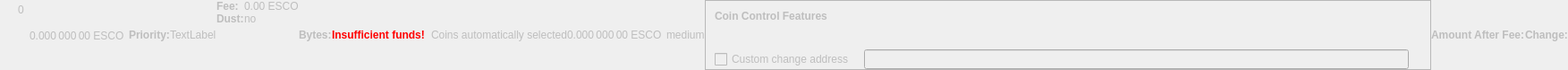
    <widget class="QWidget" name="dummyHideWidget" native="true">
     <property name="enabled">
      <bool>false</bool>
     </property>
     <property name="maximumSize">
      <size>
       <width>100</width>
       <height>22</height>
      </size>
     </property>
     <layout class="QHBoxLayout" name="dummyHideLayout">
      <property name="spacing">
       <number>0</number>
      </property>
      <property name="leftMargin">
       <number>0</number>
      </property>
      <property name="topMargin">
       <number>0</number>
      </property>
      <property name="rightMargin">
       <number>0</number>
      </property>
      <property name="bottomMargin">
       <number>0</number>
      </property>
      <item>
       <layout class="QFormLayout" name="formLayoutCoinControl1">
        <property name="horizontalSpacing">
         <number>10</number>
        </property>
        <property name="verticalSpacing">
         <number>14</number>
        </property>
        <property name="leftMargin">
         <number>10</number>
        </property>
        <property name="topMargin">
         <number>4</number>
        </property>
        <property name="rightMargin">
         <number>6</number>
        </property>
        <item row="0" column="1">
         <widget class="QLabel" name="labelCoinControlBytes">
          <property name="cursor">
           <cursorShape>IBeamCursor</cursorShape>
          </property>
          <property name="contextMenuPolicy">
           <enum>Qt::ActionsContextMenu</enum>
          </property>
          <property name="text">
           <string notr="true">0</string>
          </property>
          <property name="textInteractionFlags">
           <set>Qt::LinksAccessibleByMouse|Qt::TextSelectableByKeyboard|Qt::TextSelectableByMouse</set>
          </property>
         </widget>
        </item>
       </layout>
      </item>
      <item>
       <widget class="QLabel" name="labelCoinControlAfterFee">
        <property name="enabled">
         <bool>false</bool>
        </property>
        <property name="sizePolicy">
         <sizepolicy hsizetype="Fixed" vsizetype="Fixed">
          <horstretch>0</horstretch>
          <verstretch>0</verstretch>
         </sizepolicy>
        </property>
        <property name="minimumSize">
         <size>
          <width>111</width>
          <height>12</height>
         </size>
        </property>
        <property name="maximumSize">
         <size>
          <width>111</width>
          <height>12</height>
         </size>
        </property>
        <property name="cursor">
         <cursorShape>IBeamCursor</cursorShape>
        </property>
        <property name="contextMenuPolicy">
         <enum>Qt::ActionsContextMenu</enum>
        </property>
        <property name="text">
         <string notr="true">0.000 000 00 ESCO</string>
        </property>
        <property name="textInteractionFlags">
         <set>Qt::LinksAccessibleByMouse|Qt::TextSelectableByKeyboard|Qt::TextSelectableByMouse</set>
        </property>
       </widget>
      </item>
      <item>
       <widget class="QLabel" name="labelCoinControlPriorityText">
        <property name="enabled">
         <bool>false</bool>
        </property>
        <property name="font">
         <font>
          <weight>75</weight>
          <bold>true</bold>
         </font>
        </property>
        <property name="text">
         <string>Priority:</string>
        </property>
       </widget>
      </item>
      <item>
       <layout class="QHBoxLayout" name="horizontalLayout">
        <item>
         <widget class="QLabel" name="WarningLabel">
          <property name="text">
           <string>TextLabel</string>
          </property>
         </widget>
        </item>
       </layout>
      </item>
      <item>
       <layout class="QFormLayout" name="formLayoutCoinControl3">
        <property name="horizontalSpacing">
         <number>0</number>
        </property>
        <property name="verticalSpacing">
         <number>0</number>
        </property>
        <property name="leftMargin">
         <number>0</number>
        </property>
        <property name="topMargin">
         <number>0</number>
        </property>
        <property name="rightMargin">
         <number>0</number>
        </property>
        <item row="0" column="0">
         <widget class="QLabel" name="labelCoinControlFeeText">
          <property name="enabled">
           <bool>false</bool>
          </property>
          <property name="font">
           <font>
            <weight>75</weight>
            <bold>true</bold>
           </font>
          </property>
          <property name="text">
           <string>Fee:</string>
          </property>
          <property name="margin">
           <number>0</number>
          </property>
         </widget>
        </item>
        <item row="0" column="1">
         <widget class="QLabel" name="labelCoinControlFee">
          <property name="enabled">
           <bool>false</bool>
          </property>
          <property name="cursor">
           <cursorShape>IBeamCursor</cursorShape>
          </property>
          <property name="contextMenuPolicy">
           <enum>Qt::ActionsContextMenu</enum>
          </property>
          <property name="text">
           <string notr="true">0.00 ESCO</string>
          </property>
          <property name="textInteractionFlags">
           <set>Qt::LinksAccessibleByMouse|Qt::TextSelectableByKeyboard|Qt::TextSelectableByMouse</set>
          </property>
         </widget>
        </item>
        <item row="1" column="0">
         <widget class="QLabel" name="labelCoinControlLowOutputText">
          <property name="enabled">
           <bool>false</bool>
          </property>
          <property name="font">
           <font>
            <weight>75</weight>
            <bold>true</bold>
           </font>
          </property>
          <property name="text">
           <string>Dust:</string>
          </property>
         </widget>
        </item>
        <item row="1" column="1">
         <widget class="QLabel" name="labelCoinControlLowOutput">
          <property name="enabled">
           <bool>false</bool>
          </property>
          <property name="cursor">
           <cursorShape>IBeamCursor</cursorShape>
          </property>
          <property name="contextMenuPolicy">
           <enum>Qt::ActionsContextMenu</enum>
          </property>
          <property name="text">
           <string>no</string>
          </property>
          <property name="textInteractionFlags">
           <set>Qt::LinksAccessibleByMouse|Qt::TextSelectableByKeyboard|Qt::TextSelectableByMouse</set>
          </property>
         </widget>
        </item>
       </layout>
      </item>
      <item>
       <widget class="QLabel" name="labelCoinControlBytesText">
        <property name="enabled">
         <bool>false</bool>
        </property>
        <property name="font">
         <font>
          <weight>75</weight>
          <bold>true</bold>
         </font>
        </property>
        <property name="text">
         <string>Bytes:</string>
        </property>
       </widget>
      </item>
      <item>
       <layout class="QFormLayout" name="formLayoutCoinControl2">
        <property name="horizontalSpacing">
         <number>0</number>
        </property>
        <property name="verticalSpacing">
         <number>0</number>
        </property>
        <property name="leftMargin">
         <number>0</number>
        </property>
        <property name="topMargin">
         <number>0</number>
        </property>
        <property name="rightMargin">
         <number>0</number>
        </property>
       </layout>
      </item>
      <item>
       <layout class="QHBoxLayout" name="horizontalLayoutCoinControl2">
        <property name="spacing">
         <number>0</number>
        </property>
        <property name="bottomMargin">
         <number>0</number>
        </property>
       </layout>
      </item>
      <item>
       <widget class="QLabel" name="labelCoinControlInsuffFunds">
        <property name="enabled">
         <bool>false</bool>
        </property>
        <property name="minimumSize">
         <size>
          <width>0</width>
          <height>0</height>
         </size>
        </property>
        <property name="font">
         <font>
          <weight>75</weight>
          <bold>true</bold>
         </font>
        </property>
        <property name="styleSheet">
         <string notr="true">color:red;font-weight:bold;</string>
        </property>
        <property name="text">
         <string>Insufficient funds!</string>
        </property>
        <property name="margin">
         <number>5</number>
        </property>
       </widget>
      </item>
      <item>
       <layout class="QFormLayout" name="formLayoutCoinControl4">
        <property name="horizontalSpacing">
         <number>0</number>
        </property>
        <property name="verticalSpacing">
         <number>0</number>
        </property>
        <property name="leftMargin">
         <number>0</number>
        </property>
        <property name="topMargin">
         <number>0</number>
        </property>
        <property name="rightMargin">
         <number>0</number>
        </property>
       </layout>
      </item>
      <item>
       <widget class="QLabel" name="labelCoinControlChangeLabel">
        <property name="enabled">
         <bool>false</bool>
        </property>
        <property name="sizePolicy">
         <sizepolicy hsizetype="Preferred" vsizetype="Expanding">
          <horstretch>0</horstretch>
          <verstretch>0</verstretch>
         </sizepolicy>
        </property>
        <property name="minimumSize">
         <size>
          <width>0</width>
          <height>0</height>
         </size>
        </property>
        <property name="text">
         <string/>
        </property>
        <property name="margin">
         <number>3</number>
        </property>
       </widget>
      </item>
      <item>
       <widget class="QLabel" name="labelCoinControlAutomaticallySelected">
        <property name="enabled">
         <bool>false</bool>
        </property>
        <property name="sizePolicy">
         <sizepolicy hsizetype="Fixed" vsizetype="Fixed">
          <horstretch>0</horstretch>
          <verstretch>0</verstretch>
         </sizepolicy>
        </property>
        <property name="minimumSize">
         <size>
          <width>0</width>
          <height>0</height>
         </size>
        </property>
        <property name="maximumSize">
         <size>
          <width>240</width>
          <height>16777215</height>
         </size>
        </property>
        <property name="text">
         <string>Coins automatically selected</string>
        </property>
        <property name="margin">
         <number>5</number>
        </property>
       </widget>
      </item>
      <item>
       <widget class="QLabel" name="labelCoinControlChange">
        <property name="enabled">
         <bool>false</bool>
        </property>
        <property name="sizePolicy">
         <sizepolicy hsizetype="Fixed" vsizetype="Fixed">
          <horstretch>0</horstretch>
          <verstretch>0</verstretch>
         </sizepolicy>
        </property>
        <property name="minimumSize">
         <size>
          <width>111</width>
          <height>0</height>
         </size>
        </property>
        <property name="maximumSize">
         <size>
          <width>111</width>
          <height>16777215</height>
         </size>
        </property>
        <property name="cursor">
         <cursorShape>IBeamCursor</cursorShape>
        </property>
        <property name="contextMenuPolicy">
         <enum>Qt::ActionsContextMenu</enum>
        </property>
        <property name="text">
         <string notr="true">0.000 000 00 ESCO</string>
        </property>
        <property name="textInteractionFlags">
         <set>Qt::LinksAccessibleByMouse|Qt::TextSelectableByKeyboard|Qt::TextSelectableByMouse</set>
        </property>
       </widget>
      </item>
      <item>
       <widget class="QLabel" name="labelCoinControlPriority">
        <property name="enabled">
         <bool>false</bool>
        </property>
        <property name="cursor">
         <cursorShape>IBeamCursor</cursorShape>
        </property>
        <property name="contextMenuPolicy">
         <enum>Qt::ActionsContextMenu</enum>
        </property>
        <property name="text">
         <string>medium</string>
        </property>
        <property name="textInteractionFlags">
         <set>Qt::LinksAccessibleByMouse|Qt::TextSelectableByKeyboard|Qt::TextSelectableByMouse</set>
        </property>
       </widget>
      </item>
      <item>
       <widget class="QFrame" name="frameCoinControl">
        <property name="sizePolicy">
         <sizepolicy hsizetype="Expanding" vsizetype="Expanding">
          <horstretch>0</horstretch>
          <verstretch>0</verstretch>
         </sizepolicy>
        </property>
        <property name="maximumSize">
         <size>
          <width>16777215</width>
          <height>16777215</height>
         </size>
        </property>
        <property name="frameShape">
         <enum>QFrame::StyledPanel</enum>
        </property>
        <property name="frameShadow">
         <enum>QFrame::Sunken</enum>
        </property>
        <layout class="QVBoxLayout" name="verticalLayoutCoinControl2_2">
         <property name="spacing">
          <number>0</number>
         </property>
         <property name="leftMargin">
          <number>0</number>
         </property>
         <property name="topMargin">
          <number>0</number>
         </property>
         <property name="rightMargin">
          <number>0</number>
         </property>
         <property name="bottomMargin">
          <number>0</number>
         </property>
         <item>
          <layout class="QVBoxLayout" name="verticalLayoutCoinControl" stretch="0,0,0,1">
           <property name="spacing">
            <number>0</number>
           </property>
           <property name="leftMargin">
            <number>10</number>
           </property>
           <property name="topMargin">
            <number>10</number>
           </property>
           <item>
            <layout class="QHBoxLayout" name="horizontalLayoutCoinControl1">
             <property name="bottomMargin">
              <number>15</number>
             </property>
             <item>
              <widget class="QLabel" name="labelCoinControlFeatures">
               <property name="enabled">
                <bool>false</bool>
               </property>
               <property name="sizePolicy">
                <sizepolicy hsizetype="Preferred" vsizetype="Maximum">
                 <horstretch>0</horstretch>
                 <verstretch>0</verstretch>
                </sizepolicy>
               </property>
               <property name="font">
                <font>
                 <weight>75</weight>
                 <bold>true</bold>
                </font>
               </property>
               <property name="styleSheet">
                <string notr="true">font-weight:bold;</string>
               </property>
               <property name="text">
                <string>Coin Control Features</string>
               </property>
              </widget>
             </item>
            </layout>
           </item>
           <item>
            <widget class="QWidget" name="widgetCoinControl" native="true">
             <property name="sizePolicy">
              <sizepolicy hsizetype="Preferred" vsizetype="Preferred">
               <horstretch>0</horstretch>
               <verstretch>0</verstretch>
              </sizepolicy>
             </property>
             <property name="minimumSize">
              <size>
               <width>0</width>
               <height>0</height>
              </size>
             </property>
             <property name="styleSheet">
              <string notr="true"/>
             </property>
             <layout class="QHBoxLayout" name="horizontalLayoutCoinControl5_2">
              <property name="leftMargin">
               <number>0</number>
              </property>
              <property name="topMargin">
               <number>0</number>
              </property>
              <property name="rightMargin">
               <number>0</number>
              </property>
              <property name="bottomMargin">
               <number>0</number>
              </property>
              <item>
               <layout class="QHBoxLayout" name="horizontalLayoutCoinControl3">
                <property name="spacing">
                 <number>20</number>
                </property>
                <property name="topMargin">
                 <number>0</number>
                </property>
                <property name="bottomMargin">
                 <number>10</number>
                </property>
               </layout>
              </item>
             </layout>
            </widget>
           </item>
           <item>
            <layout class="QHBoxLayout" name="horizontalLayoutCoinControl4" stretch="0,0,0">
             <property name="spacing">
              <number>12</number>
             </property>
             <property name="sizeConstraint">
              <enum>QLayout::SetDefaultConstraint</enum>
             </property>
             <property name="topMargin">
              <number>5</number>
             </property>
             <property name="rightMargin">
              <number>5</number>
             </property>
             <item>
              <widget class="QCheckBox" name="checkBoxCoinControlChange">
               <property name="enabled">
                <bool>false</bool>
               </property>
               <property name="toolTip">
                <string>If this is activated, but the change address is empty or invalid, change will be sent to a newly generated address.</string>
               </property>
               <property name="text">
                <string>Custom change address</string>
               </property>
              </widget>
             </item>
             <item>
              <widget class="QValidatedLineEdit" name="lineEditCoinControlChange">
               <property name="enabled">
                <bool>false</bool>
               </property>
               <property name="sizePolicy">
                <sizepolicy hsizetype="Expanding" vsizetype="Fixed">
                 <horstretch>0</horstretch>
                 <verstretch>0</verstretch>
                </sizepolicy>
               </property>
              </widget>
             </item>
             <item>
              <widget class="QLabel" name="labelCoinControlChangeLabel_2">
               <property name="sizePolicy">
                <sizepolicy hsizetype="Preferred" vsizetype="Expanding">
                 <horstretch>0</horstretch>
                 <verstretch>0</verstretch>
                </sizepolicy>
               </property>
               <property name="minimumSize">
                <size>
                 <width>0</width>
                 <height>0</height>
                </size>
               </property>
               <property name="text">
                <string/>
               </property>
               <property name="margin">
                <number>3</number>
               </property>
              </widget>
             </item>
            </layout>
           </item>
           <item>
            <spacer name="verticalSpacerCoinControl">
             <property name="orientation">
              <enum>Qt::Vertical</enum>
             </property>
             <property name="sizeHint" stdset="0">
              <size>
               <width>800</width>
               <height>1</height>
              </size>
             </property>
            </spacer>
           </item>
          </layout>
         </item>
        </layout>
       </widget>
      </item>
      <item>
       <widget class="QLabel" name="labelCoinControlAfterFeeText">
        <property name="enabled">
         <bool>false</bool>
        </property>
        <property name="minimumSize">
         <size>
          <width>0</width>
          <height>0</height>
         </size>
        </property>
        <property name="maximumSize">
         <size>
          <width>16777215</width>
          <height>16777215</height>
         </size>
        </property>
        <property name="font">
         <font>
          <weight>75</weight>
          <bold>true</bold>
         </font>
        </property>
        <property name="text">
         <string>Amount After Fee:</string>
        </property>
        <property name="alignment">
         <set>Qt::AlignLeading|Qt::AlignLeft|Qt::AlignVCenter</set>
        </property>
        <property name="margin">
         <number>0</number>
        </property>
       </widget>
      </item>
      <item>
       <widget class="QLabel" name="labelCoinControlChangeText">
        <property name="enabled">
         <bool>false</bool>
        </property>
        <property name="sizePolicy">
         <sizepolicy hsizetype="Preferred" vsizetype="Preferred">
          <horstretch>0</horstretch>
          <verstretch>0</verstretch>
         </sizepolicy>
        </property>
        <property name="minimumSize">
         <size>
          <width>0</width>
          <height>0</height>
         </size>
        </property>
        <property name="maximumSize">
         <size>
          <width>16777215</width>
          <height>16777215</height>
         </size>
        </property>
        <property name="font">
         <font>
          <weight>75</weight>
          <bold>true</bold>
         </font>
        </property>
        <property name="text">
         <string>Change:</string>
        </property>
        <property name="alignment">
         <set>Qt::AlignLeading|Qt::AlignLeft|Qt::AlignVCenter</set>
        </property>
       </widget>
      </item>
     </layout>
    </widget>
